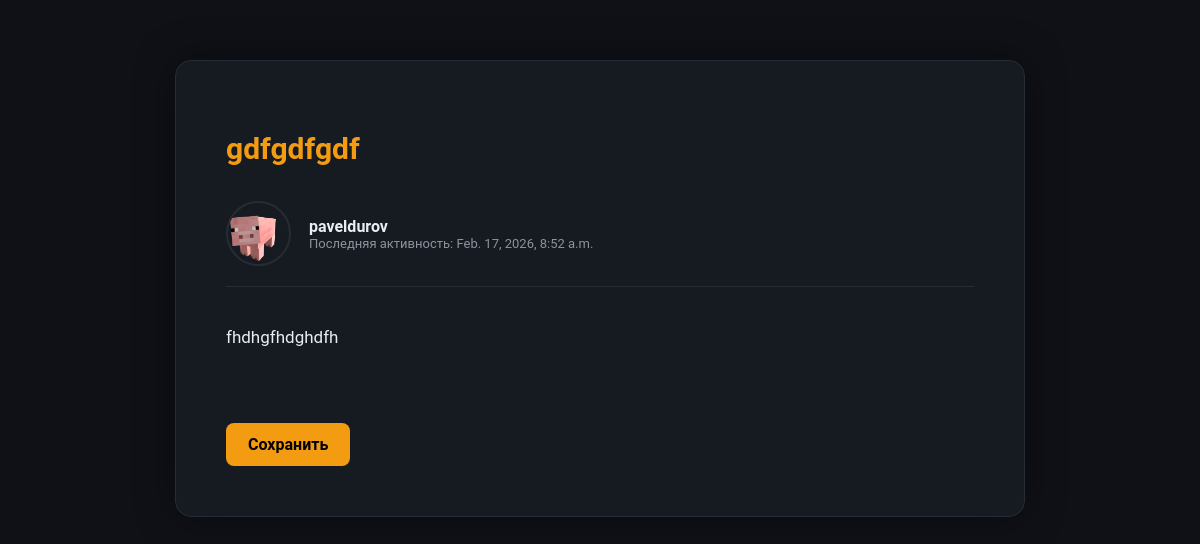
The page /post/3 (signed in) on the database its author committed.
### CodeSearchApp/models.py (models this page shows)
class Post(models.Model):
    author = models.ForeignKey(User, on_delete=models.CASCADE)
    title = models.CharField(max_length=85)
    text = models.TextField()
    date = models.DateTimeField(auto_now_add=True)
    image = models.ImageField(upload_to='media/post_image', blank=True)
    stack = models.CharField(max_length=40, default='python')
    saved_by = models.ManyToManyField(User, related_name='saved_posts', blank=True)

class ProfilePage(models.Model):
    username = models.CharField(max_length = 50)
    avatar = models.ImageField(upload_to='media/user_avatar')
    aboutme = models.TextField(blank=True)
    age = models.IntegerField(default=0, blank=True)
    last_activity = models.DateTimeField(default=timezone.now)

### CodeSearchApp/views.py (the view)
# urls.py: path('post/<str:post_id>', views.post_view, name='post'),
def post_view(request, post_id):
   post = get_object_or_404(Post, id=post_id)
   profile = ProfilePage.objects.get(username=request.user.username)
   context = {
        'post': post,
        'profile': profile,
    }
   return render(request, 'post.html', context)

### CodeSearchApp/templates/post.html (shortened to what this page needs)
<!DOCTYPE html>
<html lang="en">
<head>
</head>
<body>
    <main>
    <div class="post-card">
        <h1 class="post-title">{{ post.title }}</h1>
        <div class="author-section">
            <img src="{{ profile.avatar.url }}" alt="">
            <div class="author-info">
                <span class="author-name">{{ post.author }}</span>
                <span class="author-status">
                    Последняя активность: {{ profile.last_activity }}
                </span>
            </div>
        </div>
        <div class="post-text">
            {{ post.text }}
        </div>
        {% if user.is_authenticated %}
            {% if user in post.saved_by.all %}
                <a href="{% url 'save_post' post.id %}" class="save-btn">Убрать из избранного</a>
            {% else %}
                <a href="{% url 'save_post' post.id %}"" class="save-btn">Сохранить</a>
            {% endif %}
        {% else %}
        <a href="{% url 'login' %}" class="save-btn'">Войдите, чтобы сохнанить</a>
        {% endif %}
    </div>
</main>
</body>
</html>

### CodeSearchApp/templates/post.html (style rules this page uses)
:root { --bg: #0f1117; --card: #161b22; --border: #262c36; --text: #e6edf3; --muted: #8b949e; --accent: #f39c12; --accent-hover: #00bfff; }
* { box-sizing: border-box; }
body { margin: 0; font-family: "Roboto", sans-serif; background: var(--bg); color: var(--text); }
main { display: flex; justify-content: center; padding: 60px 20px; }
.post-card { width: 850px; background: var(--card); border: 1px solid var(--border); border-radius: 16px; padding: 50px; box-shadow: 0 0 40px rgba(0,0,0,0.4); }
.post-title { font-size: 30px; font-weight: 700; color: var(--accent); margin-bottom: 35px; }
.author-section { display: flex; align-items: center; gap: 18px; margin-bottom: 35px; padding-bottom: 20px; border-bottom: 1px solid var(--border); }
.author-section img { width: 65px; height: 65px; border-radius: 50%; object-fit: cover; border: 2px solid var(--border); }
.author-info { display: flex; flex-direction: column; }
.author-name { font-weight: 600; font-size: 16px; }
.author-status { font-size: 13px; color: var(--muted); }
.post-text { font-size: 17px; line-height: 1.8; margin-bottom: 35px; }
.save-btn { display: inline-block; margin-top: 35px; padding: 12px 22px; border-radius: 8px; background: var(--accent); color: black; text-decoration: none; font-weight: 600; transition: .3s; }

### rows shown on the page
Post: title "gdfgdfgdf", author "paveldurov", text "fhdhgfhdghdfh"
ProfilePage: avatar (placeholder picture), last_activity "Feb. 17, 2026, 8:52 a.m."
